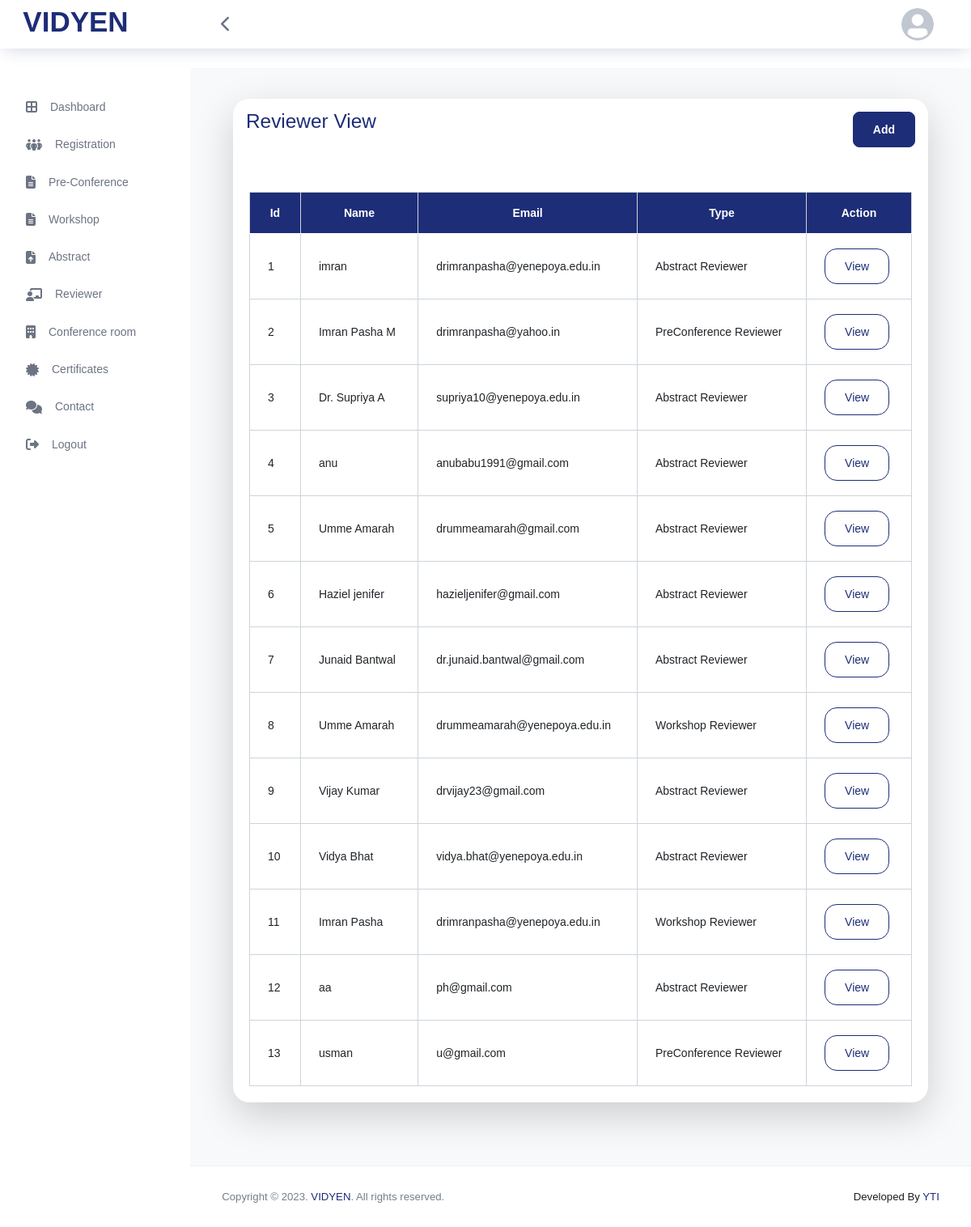
/decyen/views/admin/index.php?controller=admin&action=reviewer_view (signed in), run on the app's committed database.
### tables this page shows
CREATE TABLE `reviewer` (
  `id` int(11) NOT NULL,
  `reviewer_code` varchar(200) NOT NULL,
  `name` varchar(200) NOT NULL,
  `phone_number` varchar(200) NOT NULL,
  `email` varchar(200) NOT NULL,
  `designation` varchar(200) NOT NULL,
  `institution` varchar(200) NOT NULL,
  `address` varchar(200) NOT NULL,
  `review_type` varchar(200) NOT NULL,
  `created_by` varchar(200) NOT NULL,
  `created_on` varchar(200) NOT NULL,
  `status` int(11) NOT NULL DEFAULT 0,
  `flag` int(11) NOT NULL DEFAULT 0
);

### index.php (called while the page is built, shortened)
<?php
require_once __DIR__ . '/core/config.php';
$action     = $_GET['action'] ?? 'home';
$controllerObject = new $controllerClass();
$controllerObject->{$action}();

### core/config.php (called while the page is built, shortened)
<?php
class Config{
    function __construct(){
        $this->db_conn=$this->connection();
    }
private function connection(){
    $conn=mysqli_connect(DB_HOST,DB_USER,DB_PASS,DB_NAME);
    if (!$conn) {
  die("Connection failed: " . mysqli_connect_error());
}else{
    return $conn;
}
}
}

### decyen/models/AdminModel.php (called while the page is built, shortened)
<?php
class AdminModel
{
    private $conn;
    public function __construct()
    {
        $config = new Config();
        $this->conn = $config->db_conn;
    }
    public function getAllReviewers()
    {
        $query = "SELECT * FROM reviewer";
        $result = mysqli_query($this->conn, $query);
        $reviewers = [];
        while ($row = mysqli_fetch_assoc($result)) {
            $reviewers[] = $row;
        }
        return $reviewers;
    }
}

### decyen/views/admin/reviewer_view.php (the view, shortened to what this page needs)
<div class="content-wrapper bg-light">
    <div class="col-12 grid-margin">
        <div class="card shadow-lg">
            <div class="card-title p-3 text-primary d-flex justify-content-between">
                <h3><?= $pageTitle; ?></h3>
                <button onclick="location.href='index.php?controller=admin&action=reviewer_add'" class="btn btn-primary rounded fw-bold">Add</button>
            </div>
            <div class="card-body">
                <div class="table-responsive">
                    <table class="table table-bordered dt table-hover" id="dataTable" width="100%">
                        <thead class="text-center bg-primary text-white">
                            <tr>
                                <th>Id</th>
                                <th>Name</th>
                                <th>Email</th>
                                <th>Type</th>
                                <th>Action</th>
                            </tr>
                        </thead>
                        <tbody>
                            <?php foreach ($reviewers as $index => $row): ?>
                                <tr>
                                    <td><?= $index + 1; ?></td>
                                    <td><?= htmlspecialchars($row['name']); ?></td>
                                    <td><?= htmlspecialchars($row['email']); ?></td>
                                    <td><?= htmlspecialchars($row['review_type']); ?></td>
                                    <td>
                                        <a class="btn btn-outline-primary"
                                           data-bs-toggle="modal"
                                           data-bs-target="#reviewer_details"
                                           id="view_reviewer_btn"
                                           data-id="<?= $row['id']; ?>"
                                           title="View">View</a>
                                    </td>
                                </tr>
                            <?php endforeach; ?>
                        </tbody>
                    </table>
                </div>
            </div>
        </div>
    </div>
</div>

### decyen/assets/css/regi.css (style rules this page uses)
.content-wrapper { background-color:#e9e4f0; }

### data on the page
reviewer: name "imran", email "drimranpasha@yenepoya.edu.in", review_type "Abstract Reviewer"
reviewer: name "Imran Pasha M", email "drimranpasha@yahoo.in", review_type "PreConference Reviewer"
reviewer: name "Dr. Supriya A", email "supriya10@yenepoya.edu.in", review_type "Abstract Reviewer"
reviewer: name "anu", email "anubabu1991@gmail.com", review_type "Abstract Reviewer"
reviewer: name "Umme Amarah", email "drummeamarah@gmail.com", review_type "Abstract Reviewer"
reviewer: name "Haziel jenifer", email "hazieljenifer@gmail.com", review_type "Abstract Reviewer"
reviewer: name "Junaid Bantwal", email "dr.junaid.bantwal@gmail.com", review_type "Abstract Reviewer"
reviewer: name "Umme Amarah", email "drummeamarah@yenepoya.edu.in", review_type "Workshop Reviewer"
reviewer: name "Vijay Kumar", email "drvijay23@gmail.com", review_type "Abstract Reviewer"
reviewer: name "Vidya Bhat", email "vidya.bhat@yenepoya.edu.in", review_type "Abstract Reviewer"
reviewer: name "Imran Pasha", email "drimranpasha@yenepoya.edu.in", review_type "Workshop Reviewer"
reviewer: name "aa", email "ph@gmail.com", review_type "Abstract Reviewer"
reviewer: name "usman", email "u@gmail.com", review_type "PreConference Reviewer"

### other printed values
$pageTitle "Reviewer View"
